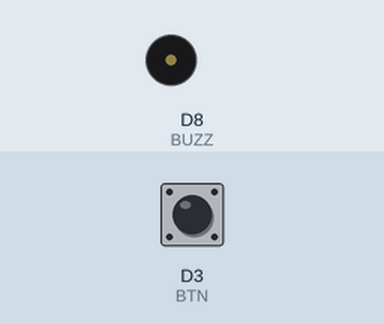
Recording of a sketch running on a simulated ESP8266 (NodeMCU). On the bench: buzzer (waves = sounding, pin HIGH). The inputs (shaded band) are chosen by the test bench; at power-on: D3 (BTN) HIGH.

Above: at 1.2 s.
1.3 s: D3 (BTN) pulled LOW for 0.15 s
At 2.1 s:
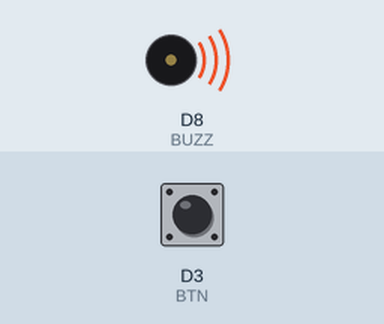
Timing chart, 0 to 4.3 s (numbered marks = the images above; inputs shaded):
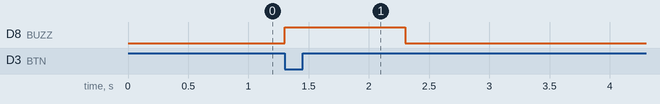

The sketch:

ACTIVE_BUZZER.ino
```cpp
#define BTN D3
#define BUZZ D8
#define db_time 10L      // tempo descartado para debounce
#define loop_time 50L    // período em (ms) de leitura dos botões
#define buzz_time 1000L  // tempo do buzz ativo
uint32_t loop_ref = 0;   // variávei auxiliar para referência de tempo
bool flag_buzz = 0;      // variável auxiliar para controle do buzzer
bool flag_button = 0;    // variável auxiliar para leitura de borda

// lê a borda de descida de um botão com resistor de pull-up:
// retorna 1-botão pressionado / 0-caso contrário
bool read_btn(uint8_t pin, bool *flag_button, uint8_t debounce_time);

void control_buzz(uint8_t pin, uint8_t time_interval);

void setup() {
  pinMode(BTN, INPUT_PULLUP);  // 1-nível lógico baixo / 0-nível lógico alto
  pinMode(BUZZ, OUTPUT);
  digitalWrite(BUZZ, 0);
  loop_ref = millis();  // atualiza referência de tempo para leitura do botão
}

void loop() {
  if (millis() - loop_ref >= loop_time) {
    loop_ref = millis();
    if (read_btn(BTN, &flag_button, db_time)) {
      flag_buzz = !flag_buzz;
      control_buzz(BUZZ, buzz_time);
    }
  }
}

bool read_btn(uint8_t pin, bool *flag_button, uint8_t debounce_time) {
  bool value = 0;
  if (!digitalRead(pin)) {
    if (*flag_button) {
      if (debounce_time > 0) {
        unsigned long t_aux = millis();
        while ((millis() - t_aux >= db_time)) {}
      }
      if (!digitalRead(pin)) value = 1;
      *flag_button = 0;
    }
  } else *flag_button = 1;
  return value;
}

void control_buzz(uint8_t pin, uint8_t time_interval) {
  unsigned long t_ref = millis();
  pinMode(pin, OUTPUT);
  digitalWrite(pin, 1);
  while (flag_buzz) {
    if (millis() - t_ref >= buzz_time) {
      flag_buzz = 0;
    }
  }
  digitalWrite(pin, 0);
}
```

Measured:
- after the input at 1.3 s, D8 (BUZZ): LOW → HIGH at once, → LOW 1.0 s later
